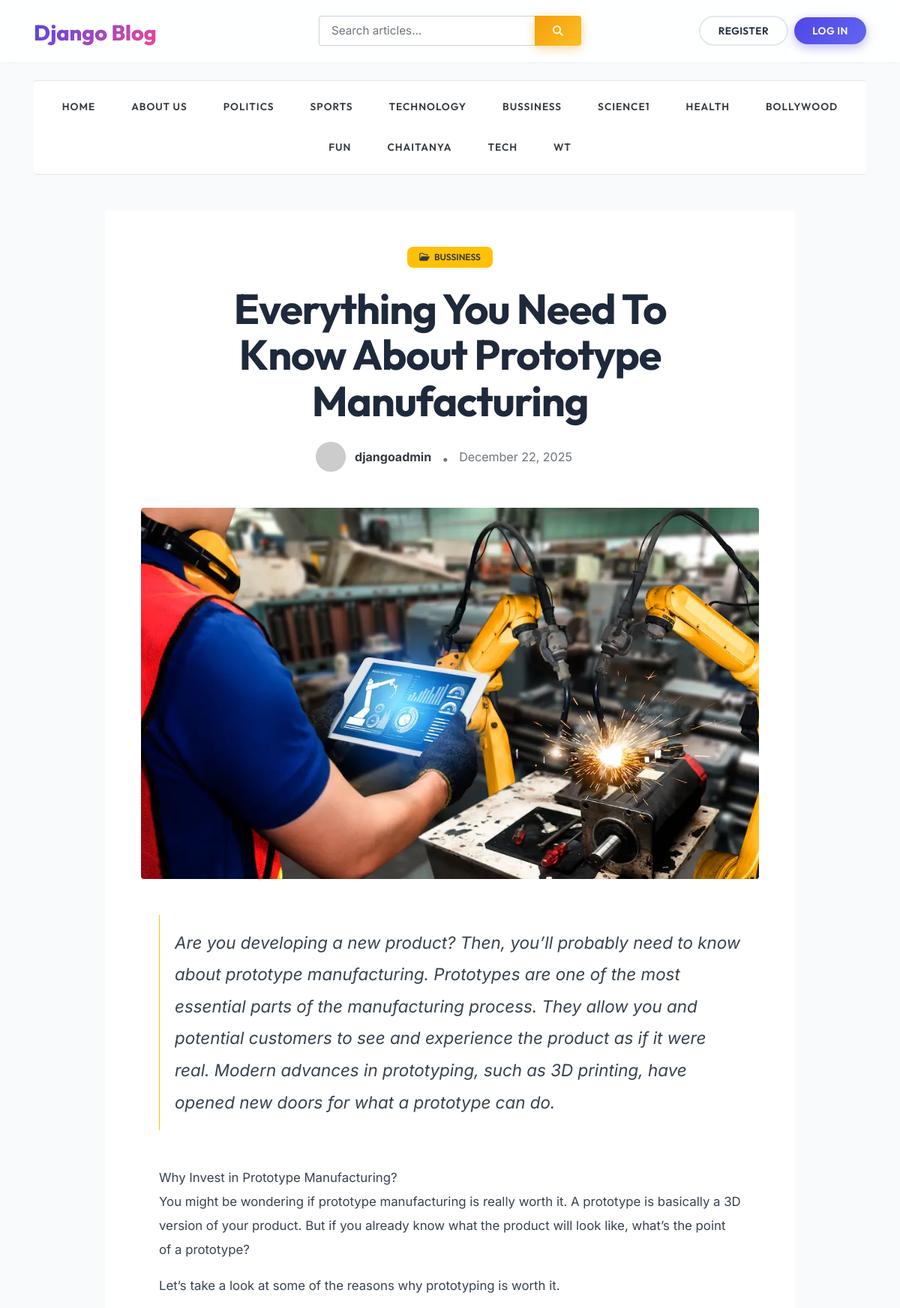
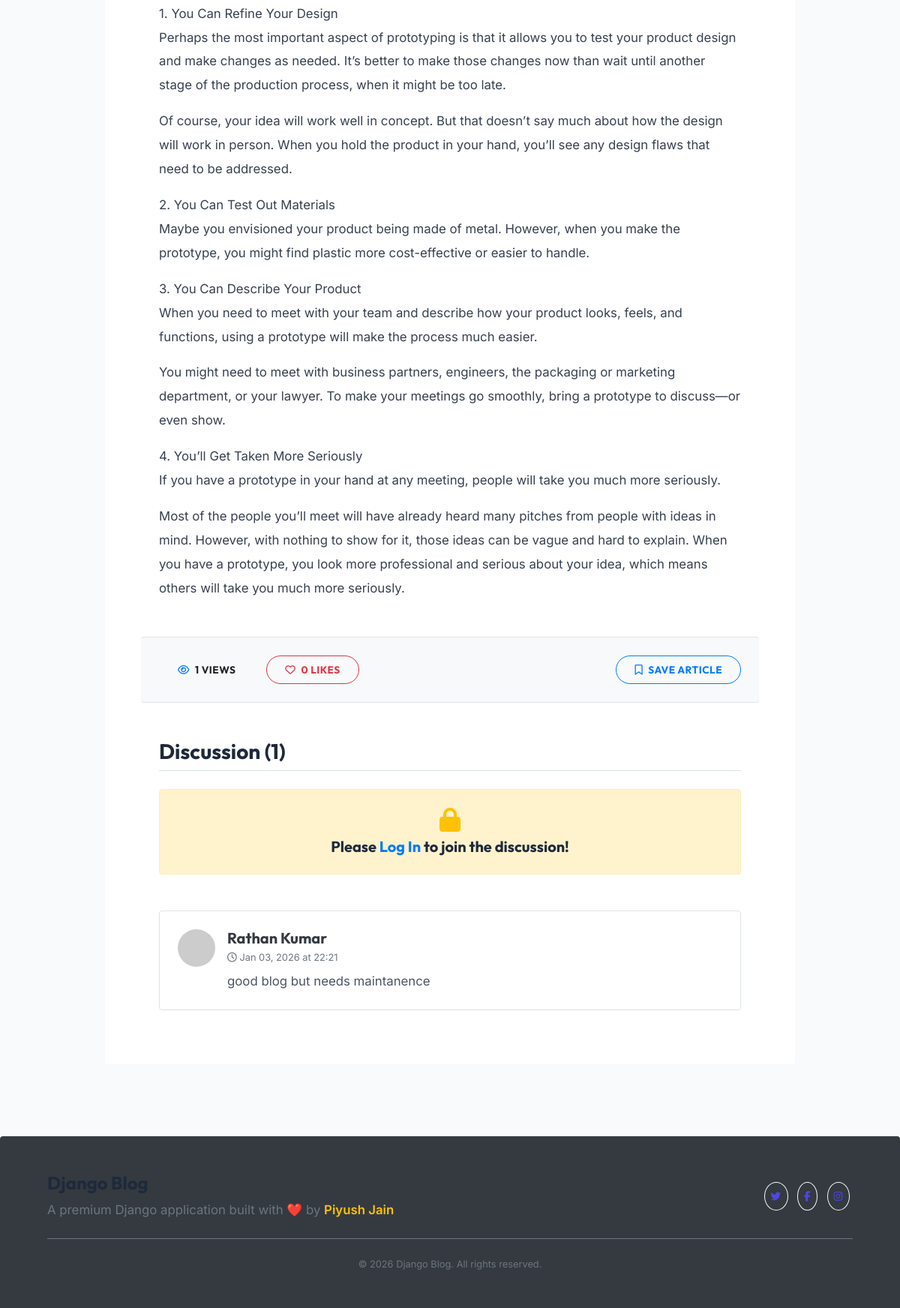
The page /blogs/everything-you-need-to-know-about-prototype-manufacturing/ on the database its author committed (2 pictures, top to bottom).
### blogs/models.py (models this page shows, shortened)
class Category(models.Model):
    Category_name = models.CharField(max_length=50, unique=True)
    created_at = models.DateTimeField(auto_now_add=True)
    updated_at = models.DateTimeField(auto_now=True)
    class Meta:
        verbose_name_plural = 'categories'
    def __str__(self):
        return self.Category_name

class Blog(models.Model):
    title = models.CharField(max_length=100)
    slug = models.SlugField(max_length=150, unique=True, blank=True)
    category = models.ForeignKey(Category, on_delete=models.CASCADE)
    author = models.ForeignKey(User, on_delete=models.CASCADE)
    featured_image = models.ImageField(upload_to='uploads/%Y/%m/%d')
    short_description = models.TextField(max_length=500)
    blog_body = models.TextField(max_length=2000)
    status = models.CharField(max_length=20, choices=STATUS_CHOICES, default="draft")
    is_featured = models.BooleanField(default=True)
    views_count = models.PositiveIntegerField(default=0)
    likes = models.ManyToManyField(User, related_name='liked_blogs', blank=True)
    bookmarks = models.ManyToManyField(User, related_name='bookmarked_blogs', blank=True)
    created_at = models.DateTimeField(auto_now_add=True)
    updated_at = models.DateTimeField(auto_now=True)
    def save(self, *args, **kwargs):
        if not self.slug:
            self.slug = slugify(self.title)
        super().save(*args, **kwargs)

class Comment(models.Model):
    user = models.ForeignKey(User, on_delete=models.CASCADE)
    blog = models.ForeignKey(Blog, on_delete=models.CASCADE)
    comment = models.TextField(max_length=250)
    created_at = models.DateTimeField(auto_now_add=True)
    updated_at = models.DateTimeField(auto_now=True)

### blogs/views.py (the view, shortened to what this page needs)
# urls.py: path('blogs/<slug:slug>/', BlogsView.blogs, name ='blogs'),
def blogs(request, slug):
    single_blog = get_object_or_404(Blog, slug=slug)
    viewed_posts = request.session.get('viewed_posts', [])
    if single_blog.id not in viewed_posts:
        single_blog.views_count += 1
        single_blog.save()
        viewed_posts.append(single_blog.id)
        request.session['viewed_posts'] = list(set(viewed_posts))
    is_liked = False
    is_bookmarked = False
    if request.user.is_authenticated:
        if single_blog.likes.filter(id=request.user.id).exists():
            is_liked = True
        if single_blog.bookmarks.filter(id=request.user.id).exists():
            is_bookmarked = True
    comments= Comment.objects.filter(blog=single_blog)
    comment_count=comments.count()
    context ={
        'single_blog' : single_blog,
        'comments': comments,
        'comment_count':comment_count,
        'is_liked': is_liked,
        'is_bookmarked': is_bookmarked,
    }
    return render(request,'blogs.html',context)

### templates/blogs.html (shortened to what this page needs)
{% extends 'base.html' %}
{% block content %}
<div class="row justify-content-center mt-4">
    <div class="col-lg-10">
        <article class="bg-white p-4 p-md-5 rounded shadow-sm border-0 mb-5">
            <header class="mb-5 text-center px-md-5">
                <a class="badge bg-warning text-dark text-uppercase px-3 py-2 mb-4 rounded-pill shadow-sm text-decoration-none" href="{% url 'posts_by_category' single_blog.category.id %}"><i class="fa fa-folder-open-o mr-1"></i> {{ single_blog.category }}</a>
                <h1 class="font-weight-bold mb-4" style="font-family: var(--font-heading); font-size: 3.5rem; letter-spacing: -0.02em; line-height: 1.1;">{{ single_blog.title }}</h1>
                <div class="d-flex justify-content-center align-items-center text-muted flex-wrap">
                    {% if single_blog.author.userprofile.profile_picture %}
                    <img src="{{ single_blog.author.userprofile.profile_picture.url }}" alt="Avatar" class="rounded-circle shadow-sm mr-2" style="width: 40px; height: 40px; object-fit: cover;">
                    {% else %}
                    <img src="https://ui-avatars.com/api/?name={{ single_blog.author.username }}&background=random" alt="Avatar" class="rounded-circle shadow-sm mr-2" style="width: 40px; height: 40px;">
                    {% endif %}
                    <span class="font-weight-bold ml-1 mr-3"><a href="{% url 'author_profile' single_blog.author.username %}" class="text-dark">{{ single_blog.author.get_full_name|default:single_blog.author.username }}</a></span>
                    <span class="mr-3"><i class="fa fa-circle" style="font-size: 5px;"></i></span>
                    <span class="mr-3">{{ single_blog.created_at|date:"F j, Y" }}</span>
                </div>
            </header>
            {% if single_blog.featured_image %}
            <figure class="mb-5">
                <img class="img-fluid rounded shadow-lg w-100" src="{{ single_blog.featured_image.url }}" alt="{{ single_blog.title }}" style="max-height: 600px; object-fit: cover;" />
            </figure>
            {% endif %}
            <section class="mb-5 px-md-4" style="font-size: 1.2rem; line-height: 1.9; color: #374151;">
                <p class="lead font-weight-normal mb-5 py-3 border-left border-warning" style="font-size: 1.4rem; padding-left: 20px; font-style: italic;">
                    {{ single_blog.short_description }}
                </p>
                <div class="content-body">
                    {{ single_blog.blog_body|linebreaks }}
                </div>
            </section>
            <div class="d-flex align-items-center justify-content-between border-top border-bottom py-4 mb-5 px-md-4 bg-light rounded shadow-sm">
                <div class="d-flex align-items-center">
                    <span class="btn btn-light px-4 mr-3 font-weight-bold rounded-pill shadow-sm" style="pointer-events: none;">
                        <i class="fa fa-eye text-primary"></i> <span class="ml-1">{{ single_blog.views_count }} Views</span>
                    </span>
                    <form action="{% url 'like_post' single_blog.id %}" method="POST" class="d-inline mr-2">
                        <button type="submit" class="btn {% if is_liked %}btn-danger{% else %}btn-outline-danger{% endif %} rounded-pill px-4 shadow-sm font-weight-bold transition-transform">
                            <i class="fa {% if is_liked %}fa-heart{% else %}fa-heart-o{% endif %}"></i>
                            <span class="ml-1">{{ single_blog.likes.count }} Likes</span>
                        </button>
                    </form>
                </div>
                <form action="{% url 'bookmark_post' single_blog.id %}" method="POST" class="d-inline">
                    <button type="submit" class="btn {% if is_bookmarked %}btn-primary{% else %}btn-outline-primary{% endif %} rounded-pill px-4 shadow-sm font-weight-bold transition-transform">
                        <i class="fa {% if is_bookmarked %}fa-bookmark{% else %}fa-bookmark-o{% endif %}"></i>
                        <span class="ml-1">{% if is_bookmarked %}Saved to Read{% else %}Save Article{% endif %}</span>
                    </button>
                </form>
            </div>
            <section class="px-md-4">
                <h3 class="font-weight-bold mb-4 pb-2 border-bottom">Discussion ({{ comment_count }})</h3>
                {% if user.is_authenticated %}
                <div class="mb-5 p-4 bg-light rounded shadow-sm">
                    <h5 class="font-weight-bold mb-3">Leave a Reply</h5>
                    <form action="" method="POST">
                        {% csrf_token %}
                        <div class="form-group">
                            <textarea name="comment" rows="4" class="form-control rounded order-0" placeholder="What are your thoughts?" required style="resize: none;"></textarea>
                        </div>
                        <div class="text-right mt-2">
                            <button type="submit" class="btn btn-primary rounded-pill px-5 shadow-sm font-weight-bold">Post Comment</button>
                        </div>
                    </form>
                </div>
                {% else %}
                <div class="alert alert-warning rounded shadow-sm mb-5 text-center p-4">
                    <i class="fa fa-lock fa-2x mb-2 text-warning"></i>
                    <h5 class="mb-0">Please <a href="{% url 'login' %}?next={{ request.path }}" class="text-decoration-underline font-weight-bold">Log In</a> to join the discussion!</h5>
                </div>
                {% endif %}
                <div class="comments-list">
                    {% if comments %}
                        {% for comment in comments %}
                        <div class="media mb-4 p-4 border rounded shadow-sm bg-white">
                            {% if comment.user.userprofile.profile_picture %}
                            <img src="{{ comment.user.userprofile.profile_picture.url }}" alt="Avatar" class="mr-3 rounded-circle shadow-sm" style="width: 50px; height: 50px; object-fit: cover;">
                            {% else %}
                            <img src="https://ui-avatars.com/api/?name={{ comment.user.username }}&background=random" alt="Avatar" class="mr-3 rounded-circle shadow-sm" style="width: 50px; height: 50px;">
                            {% endif %}
                            <div class="media-body">
                                <h5 class="mt-0 mb-1 font-weight-bold text-dark">{{ comment.user.get_full_name|default:comment.user.username }}</h5>
                                <div class="text-muted small mb-2"><i class="fa fa-clock-o"></i> {{ comment.created_at|date:"M d, Y" }} at {{ comment.created_at|time:"H:i" }}</div>
                                <p class="mb-0" style="color: #4b5563;">{{ comment.comment }}</p>
                            </div>
                        </div>
                        {% endfor %}
                    {% else %}
                        <div class="text-center p-5 bg-light rounded border text-muted">
                            <i class="fa fa-comments-o fa-3x mb-3"></i>
                            <h4>No comments yet</h4>
                            <p>Be the first to share your thoughts!</p>
                        </div>
                    {% endif %}
                </div>
            </section>
        </article>
    </div>
</div>
{% endblock %}

### templates/base.html (shortened to what this page needs)
{% load static %}
<!DOCTYPE html>
<html lang="en">
<head>
    <link href="https://getbootstrap.com/docs/4.0/dist/css/bootstrap.min.css" rel="stylesheet">
    <link rel="stylesheet" href="https://cdnjs.cloudflare.com/ajax/libs/font-awesome/4.7.0/css/font-awesome.min.css">
    <link href="{% static 'css/blog.css' %}" rel="stylesheet">
</head>
<body>
<div class="glass-nav py-3 mb-4">
    <div class="container">
        <header class="row flex-nowrap justify-content-between align-items-center">
            <div class="col-4 pt-1">
                <a class="blog-header-logo" href="{% url 'home' %}">Django Blog</a>
            </div>
            <div class="col-4">
                <form action="{% url 'search' %}" method="GET" class="w-100">
                    <div class="input-group drop-shadow-sm">
                        <input class="form-control border-right-0 form-control-lg rounded-left"
                               type="text"
                               name="keyword"
                               placeholder="Search articles..."
                               aria-label="Search articles"
                               style="font-family: var(--font-body); font-size: 0.95rem;">
                        <div class="input-group-append">
                            <button class="btn btn-warning rounded-right px-4" type="submit" style="border-top-left-radius: 0; border-bottom-left-radius: 0;">
                                <i class="fa fa-search"></i>
                            </button>
                        </div>
                    </div>
                </form>
            </div>
            {% if not user.is_authenticated %}
            <div class="col-4 d-flex justify-content-end align-items-center">
                <a class="btn btn-outline-secondary mr-2" href="{% url 'register' %}">Register</a>
                <a class="btn btn-primary px-4" href="{% url 'login' %}">Log In</a>
            </div>
            {% endif %}
        </header>
    </div>
</div>
<div class="container">
    <div class="category-nav py-2 shadow-sm rounded mb-5">
        <nav class="nav d-flex justify-content-center text-center">
            <a class="p-3 text-dark mx-2" href="{% url 'home' %}">HOME</a>
            <a class="p-3 text-dark mx-2" href="{% url 'about_page' %}">ABOUT US</a>
            {% for i in categories %}
            <a class="p-3 text-dark mx-2" href="{% url 'posts_by_category' i.id %}">
                {{ i.Category_name }}
            </a>
            {% endfor %}
        </nav>
    </div>
    {% block content %}
    {% endblock %}
</div>
<footer class="blog-footer bg-dark text-white rounded-top mt-5 p-5">
    <div class="container text-center">
        <div class="row align-items-center">
            <div class="col-md-6 text-md-left mb-3 mb-md-0">
                <h4 class="font-weight-bold" style="font-family: var(--font-heading);">Django Blog</h4>
                <p class="mb-0 text-muted">A premium Django application built with ❤️ by <a href="#" class="text-warning">Piyush Jain</a></p>
            </div>
            <div class="col-md-6 text-md-right">
                <a href="#" class="btn btn-outline-light rounded-circle p-2 mx-1"><i class="fa fa-twitter"></i></a>
                <a href="#" class="btn btn-outline-light rounded-circle p-2 mx-1"><i class="fa fa-facebook"></i></a>
                <a href="#" class="btn btn-outline-light rounded-circle p-2 mx-1"><i class="fa fa-instagram"></i></a>
            </div>
        </div>
        <hr class="my-4 bg-secondary border-0" style="height: 1px;">
        <p class="small text-muted mb-0">© {% now "Y" %} Django Blog. All rights reserved.</p>
    </div>
</footer>
</body>
</html>

### rows shown on the page
Category: Category_name "POLITICS"
Category: Category_name "SPORTS"
Category: Category_name "TECHNOLOGY"
Category: Category_name "BUSSINESS"
Category: Category_name "SCIENCE1"
Category: Category_name "HEALTH"
Category: Category_name "BOLLYWOOD"
Category: Category_name "FUN"
Category: Category_name "CHAITANYA"
Category: Category_name "TECH"
Category: Category_name "WT"
Blog: category "BUSSINESS", title "Everything You Need To Know About Prototype Manufacturing", author.get_full_name "djangoadmin", created_at "December 22, 2025", featured_image (picture), short_description "Are you developing a new product? Then, you’ll probably need to know about prototype manufacturing. Prototypes are one of the most essential parts of the manufacturing process. They allow you and potential customers to see and experience the product as if it were real. Modern advances in prototyping, such as 3D printing, have opened new doors for what a prototype can do.", blog_body "Why Invest in Prototype Manufacturing? You might be wondering if prototype manufacturing is really worth it. A prototype is basically a 3D version of your product. But if you already know what the product will look like, what’s the point of a prototype? Let’s take a look at some of the reasons why prototyping is worth it. 1. You Can Refine Your Design Perhaps the most important aspect of prototyping is that it allows you to test your product design and make changes as needed. It’s better to make those changes now than wait until another stage of the production process, when it might be too late. Of course, your idea will work well in concept. But that doesn’t say much about how the design…", views_count "1", likes.count "0"
Comment: user.get_full_name "Rathan Kumar", created_at "Jan 03, 2026", created_at "22:21", comment "good blog but needs maintanence"

### other values the page prints
{{ comment_count }} "1"
